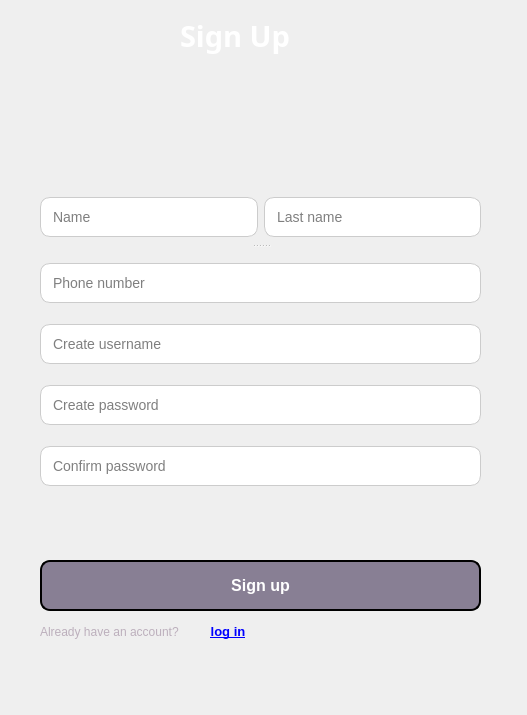
<?xml version="1.0" encoding="UTF-8"?>
<ui version="4.0">
 <class>SignUpDialog</class>
 <widget class="QDialog" name="SignUpDialog">
  <property name="geometry">
   <rect>
    <x>0</x>
    <y>0</y>
    <width>527</width>
    <height>715</height>
   </rect>
  </property>
  <property name="windowTitle">
   <string>Dialog</string>
  </property>
  <widget class="QLabel" name="label">
   <property name="geometry">
    <rect>
     <x>180</x>
     <y>10</y>
     <width>171</width>
     <height>51</height>
    </rect>
   </property>
   <property name="font">
    <font>
     <family>Segoe Script</family>
     <pointsize>22</pointsize>
     <bold>true</bold>
    </font>
   </property>
   <property name="styleSheet">
    <string notr="true">QLabel {
    color: white;
}</string>
   </property>
   <property name="text">
    <string>Sign Up</string>
   </property>
  </widget>
  <widget class="QLabel" name="label_background_signup">
   <property name="geometry">
    <rect>
     <x>0</x>
     <y>60</y>
     <width>531</width>
     <height>111</height>
    </rect>
   </property>
   <property name="text">
    <string/>
   </property>
  </widget>
  <widget class="QPushButton" name="SignupButton">
   <property name="geometry">
    <rect>
     <x>40</x>
     <y>560</y>
     <width>441</width>
     <height>51</height>
    </rect>
   </property>
   <property name="font">
    <font>
     <pointsize>-1</pointsize>
     <bold>true</bold>
    </font>
   </property>
   <property name="styleSheet">
    <string notr="true">QPushButton {
 color: white;
   background-color: #887f94;
    border: 2px solid black; /* تنظیم رنگ و ضخامت خط دور */
    padding: 5px; /* تنظیم فاصله متن از لبه‌ها */

  border-radius: 10px;
    padding: 10px;
    font-size: 16px;
}

</string>
   </property>
   <property name="text">
    <string>Sign up</string>
   </property>
  </widget>
  <widget class="QSplitter" name="splitter">
   <property name="geometry">
    <rect>
     <x>40</x>
     <y>190</y>
     <width>441</width>
     <height>351</height>
    </rect>
   </property>
   <property name="orientation">
    <enum>Qt::Vertical</enum>
   </property>
   <widget class="QWidget" name="layoutWidget">
    <layout class="QHBoxLayout" name="horizontalLayout">
     <item>
      <widget class="QLineEdit" name="NamelineEdit">
       <property name="styleSheet">
        <string notr="true">QLineEdit {
    border: 1px solid #ccc;
    border-radius: 10px;
    padding: 10px;
    font-size: 14px;
}</string>
       </property>
       <property name="text">
        <string/>
       </property>
       <property name="placeholderText">
        <string>Name</string>
       </property>
      </widget>
     </item>
     <item>
      <widget class="QLineEdit" name="LastNamelineEdit">
       <property name="styleSheet">
        <string notr="true">QLineEdit {
    border: 1px solid #ccc;
    border-radius: 10px;
    padding: 10px;
    font-size: 14px;
}
</string>
       </property>
       <property name="text">
        <string/>
       </property>
       <property name="placeholderText">
        <string>Last name</string>
       </property>
      </widget>
     </item>
    </layout>
   </widget>
   <widget class="QWidget" name="layoutWidget">
    <layout class="QVBoxLayout" name="verticalLayout">
     <item>
      <widget class="QLineEdit" name="PhonelineEdit">
       <property name="styleSheet">
        <string notr="true">QLineEdit {
    border: 1px solid #ccc;
    border-radius: 10px;
    padding: 10px;
    font-size: 14px;
}
</string>
       </property>
       <property name="text">
        <string/>
       </property>
       <property name="placeholderText">
        <string>Phone number</string>
       </property>
      </widget>
     </item>
     <item>
      <widget class="QLineEdit" name="UserNamelineEdit">
       <property name="styleSheet">
        <string notr="true">QLineEdit {
    border: 1px solid #ccc;
    border-radius: 10px;
    padding: 10px;
    font-size: 14px;
}
</string>
       </property>
       <property name="text">
        <string/>
       </property>
       <property name="placeholderText">
        <string>Create username</string>
       </property>
      </widget>
     </item>
     <item>
      <widget class="QLineEdit" name="PasswordlineEdit">
       <property name="styleSheet">
        <string notr="true">QLineEdit {
    border: 1px solid #ccc;
    border-radius: 10px;
    padding: 10px;
    font-size: 14px;
}
</string>
       </property>
       <property name="text">
        <string/>
       </property>
       <property name="placeholderText">
        <string>Create password</string>
       </property>
      </widget>
     </item>
     <item>
      <widget class="QLineEdit" name="PassConfirmlineEdit">
       <property name="styleSheet">
        <string notr="true">QLineEdit {
    border: 1px solid #ccc;
    border-radius: 10px;
    padding: 10px;
    font-size: 14px;
}
</string>
       </property>
       <property name="text">
        <string/>
       </property>
       <property name="placeholderText">
        <string>Confirm password</string>
       </property>
      </widget>
     </item>
     <item>
      <spacer name="verticalSpacer">
       <property name="orientation">
        <enum>Qt::Vertical</enum>
       </property>
       <property name="sizeType">
        <enum>QSizePolicy::Maximum</enum>
       </property>
       <property name="sizeHint" stdset="0">
        <size>
         <width>20</width>
         <height>40</height>
        </size>
       </property>
      </spacer>
     </item>
    </layout>
   </widget>
  </widget>
  <widget class="QWidget" name="layoutWidget">
   <property name="geometry">
    <rect>
     <x>40</x>
     <y>620</y>
     <width>231</width>
     <height>24</height>
    </rect>
   </property>
   <layout class="QHBoxLayout" name="horizontalLayout_2">
    <item>
     <widget class="QLabel" name="label_2">
      <property name="styleSheet">
       <string notr="true">QLabel{
    color: #bcafbc;
    cursor: pointer;
}</string>
      </property>
      <property name="text">
       <string>Already have an account?</string>
      </property>
     </widget>
    </item>
    <item>
     <widget class="QPushButton" name="LoginButton">
      <property name="font">
       <font>
        <pointsize>10</pointsize>
        <bold>true</bold>
        <underline>true</underline>
       </font>
      </property>
      <property name="styleSheet">
       <string notr="true">QPushButton {
    color: #00f;
    background-color: transparent;
    border: none;
    text-decoration: underline;
    cursor: pointer;
}
</string>
      </property>
      <property name="text">
       <string>log in</string>
      </property>
     </widget>
    </item>
   </layout>
  </widget>
  <widget class="QLabel" name="errorLabel">
   <property name="geometry">
    <rect>
     <x>40</x>
     <y>690</y>
     <width>191</width>
     <height>20</height>
    </rect>
   </property>
   <property name="font">
    <font>
     <pointsize>11</pointsize>
    </font>
   </property>
   <property name="text">
    <string/>
   </property>
  </widget>
 </widget>
 <resources/>
 <connections/>
</ui>
